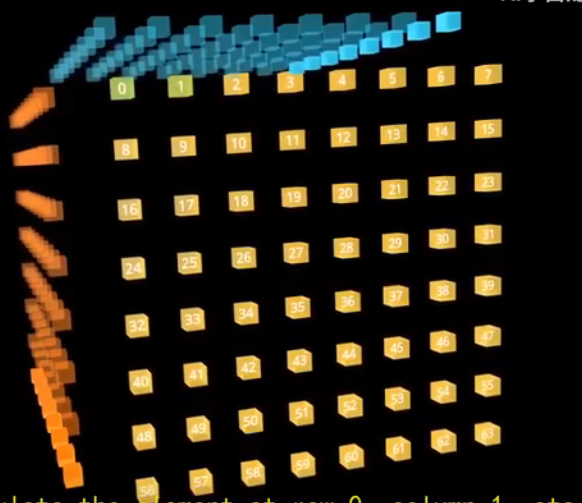
#> input picture 数学/img.png, 582 x 503 px, found by its file name
$ python convolutuon.py
#> lines starting #> are read from the running program, lines starting #| are printed output that depends on the picture
import cv2
import numpy as np
import matplotlib.pyplot as plt

def convolve2d(image,kernel):
    kh,kw=kernel.shape
    ih,iw=image.shape
    pad_h,pad_w=kh//2,kw//2
    padded_img = np.pad(image,((pad_h,pad_h),(pad_w,pad_w)),mode='edge')
    result = np.zeros_like(image)
    for i in range(ih):
        for j in range(iw):
            region = padded_img[i:i+kh,j:j+kw]
            result[i,j] = np.sum(region*kernel)

    return result


img = cv2.imread('img.png')
#> img is the input picture: shape (503, 582, 3); mean B, G, R 22.2, 33.6, 37.7
img = cv2.cvtColor(img,cv2.COLOR_BGR2RGB)
gray_img = cv2.cvtColor(img,cv2.COLOR_BGR2GRAY)
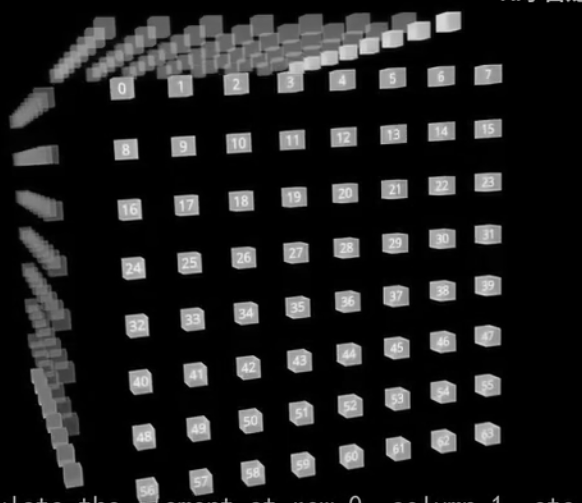
#> gray_img: shape (503, 582); min 0, max 235, mean 30.6

gaussian_kernel = np.array(
    [
        [1,4,6,4,1],
        [4,16,24,16,4],
        [6,24,36,24,6],
        [4, 16, 24, 16, 4],
        [1,4,6,4,1]
    ]
)/256.0

blurred_img = cv2.filter2D(gray_img,-1,gaussian_kernel)

plt.figure(figsize=(10,5))
plt.subplot(1,2,1)
plt.title('Original Image')
plt.imshow(gray_img, cmap='gray')

plt.subplot(1,2,2)
plt.title('Gaussian Kernel')
plt.imshow(blurred_img, cmap='gray')
plt.tight_layout()
plt.savefig('Gaussian_Kernel.png')
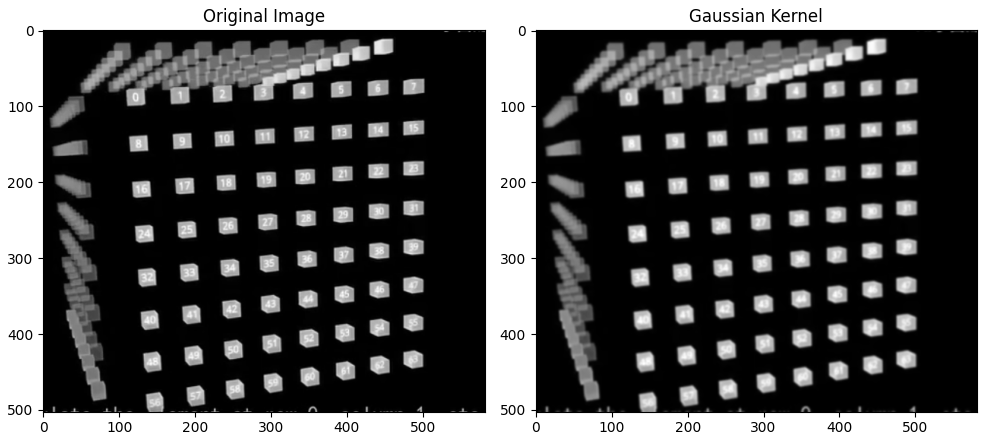
#> figure drawn by matplotlib, 2 panels

blurred_manual=convolve2d(gray_img,gaussian_kernel)
#> in convolve2d, `padded_img = np.pad(image,((pad_h,pad_h),(pad_w,pad_w)),mode='edge')`:
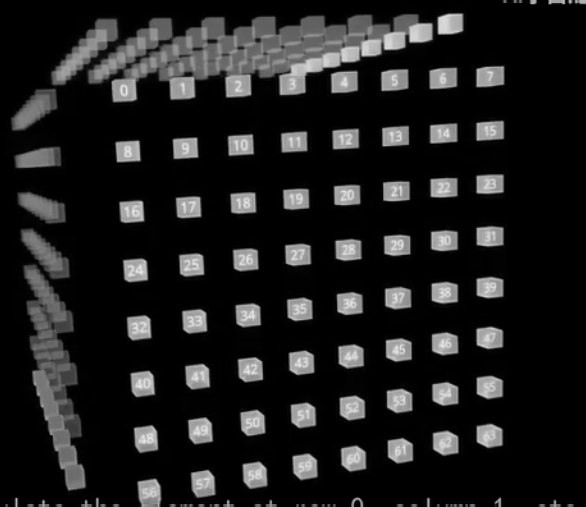
#> padded_img: shape (507, 586); min 0, max 235, mean 30.4
print(blurred_manual.shape)
#| (503, 582)
